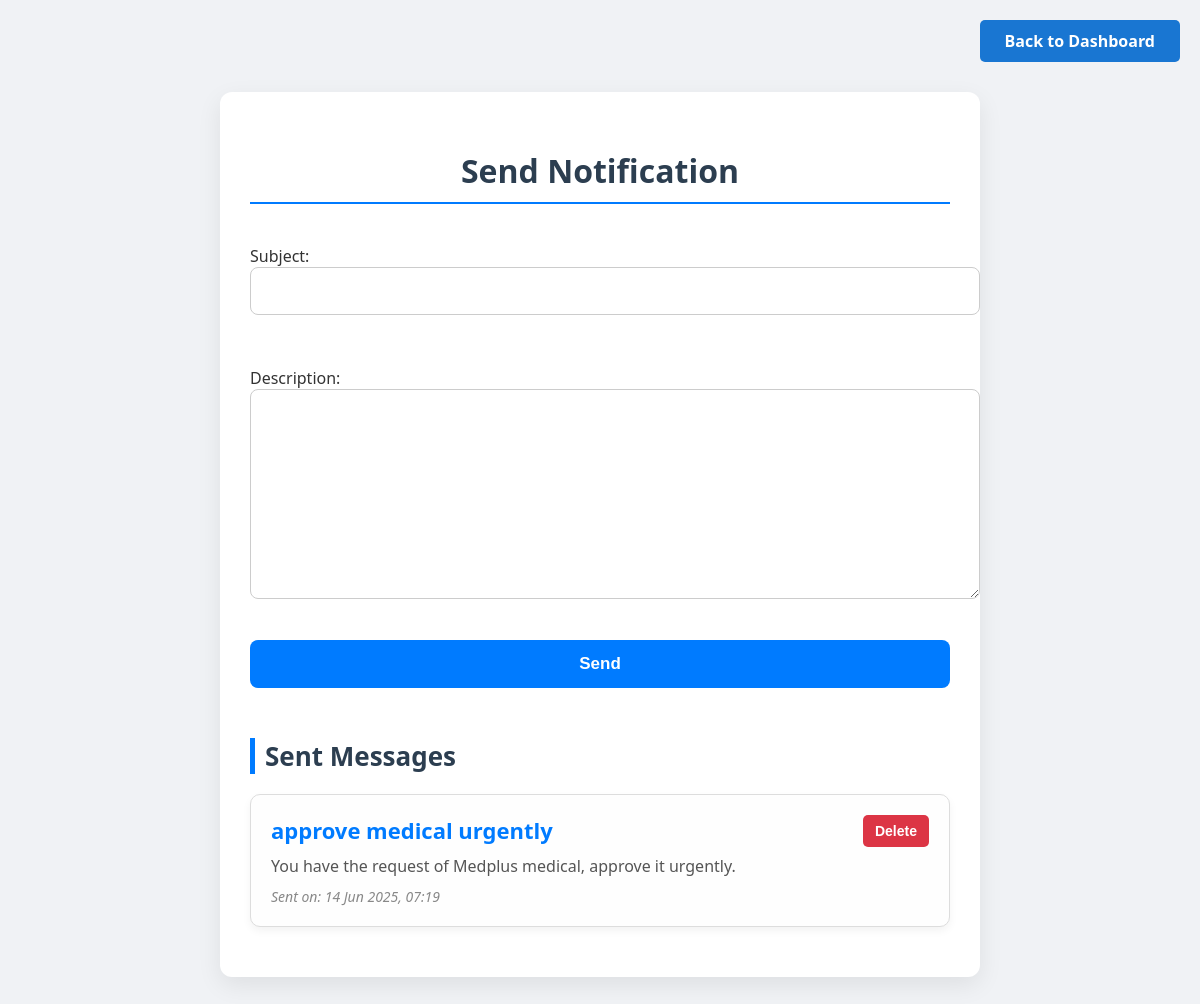
The page /send-messege/ on the database its author committed.
### Medadmin/models.py (models this page shows, shortened)
class Messege(models.Model):
    subject = models.CharField(max_length=255)
    description = models.TextField()
    date = models.DateTimeField(auto_now_add=True)

### Medadmin/views.py (the view)
# urls.py: path('send-messege/', views.send_messege, name='send_messege'),
def send_messege(request):
    if request.method == 'POST':
        if 'delete_id' in request.POST:
            Messege.objects.filter(id=request.POST.get('delete_id')).delete()
            return redirect('send_messege')  # Replace with your URL name
        else:
            form = MessegeForm(request.POST)
            if form.is_valid():
                form.save()
                return redirect('send_messege')  # Replace with your URL name
    else:
        form = MessegeForm()
    all_messages = Messege.objects.all().order_by('-date')
    return render(request, 'Medadmin/send_messege.html', {
        'form': form,
        'all_messages': all_messages
    })

### Medadmin/forms.py
class MessegeForm(forms.ModelForm):
    class Meta:
        model = Messege
        fields = ['subject', 'description']

### Medadmin/templates/Medadmin/send_messege.html (shortened to what this page needs)
<!DOCTYPE html>
<html lang="en">
<head>
</head>
  <div class="back-btn-container">
        <a href="{% url 'admin_dashboard' %}">Back to Dashboard</a>
  </div>
<body>
<div class="form-container">
  <h2>Send Notification</h2>
  <form method="post">
    {{ form.as_p }}
    <button type="submit">Send</button>
  </form>
  {% if all_messages %}
    <div class="message-list">
      <h3>Sent Messages</h3>
      {% for message in all_messages %}
        <div class="message-item">
          <h4>{{ message.subject }}</h4>
          <p>{{ message.description }}</p>
          <small>Sent on: {{ message.date|date:"d M Y, H:i" }}</small>
          <form method="post" class="delete-form">
            <button type="submit">Delete</button>
          </form>
        </div>
      {% endfor %}
    </div>
  {% else %}
    <p style="text-align:center; color: #999; font-style: italic;">No messages have been sent yet.</p>
  {% endif %}
</div>
</body>
</html>

### Medadmin/templates/Medadmin/send_messege.html (style rules this page uses)
.back-btn-container { display: flex; justify-content: flex-end; margin-bottom: 20px; }
.back-btn-container a { padding: 10px 25px; background-color: #1976D2; color: white; text-decoration: none; border-radius: 5px; font-weight: 600; transition: background-color 0.3s ease; }
body { font-family: 'Segoe UI', Tahoma, Geneva, Verdana, sans-serif; background: #f0f2f5; margin: 0; padding: 20px; color: #333; }
.form-container { max-width: 700px; margin: 30px auto; padding: 30px; background: #ffffff; border-radius: 12px; box-shadow: 0 8px 24px rgba(0, 0, 0, 0.08); }
.form-container h2 { text-align: center; color: #2c3e50; margin-bottom: 25px; font-size: 32px; font-weight: 600; border-bottom: 2px solid #007bff; padding-bottom: 10px; }
.form-container form { display: flex; flex-direction: column; gap: 20px; }
.form-container input, .form-container textarea { width: 100%; padding: 14px; border: 1px solid #ccc; border-radius: 8px; font-size: 16px; transition: all 0.3s ease; }
.form-container button { background-color: #007bff; color: white; padding: 14px; border: none; border-radius: 8px; font-size: 17px; font-weight: 600; cursor: pointer; transition: background-color 0.3s ease, transform 0.2s; }
.message-list { margin-top: 50px; }
.message-list h3 { font-size: 26px; color: #2c3e50; margin-bottom: 20px; border-left: 5px solid #007bff; padding-left: 10px; }
.message-item { background: #fefefe; padding: 20px; margin-bottom: 20px; border-radius: 10px; border: 1px solid #ddd; box-shadow: 0 4px 8px rgba(0,0,0,0.05); position: relative; }
.message-item h4 { margin: 0 0 10px; color: #007bff; font-size: 22px; }
.message-item p { margin: 0 0 10px; color: #555; font-size: 16px; }
.message-item small { display: block; color: #888; font-style: italic; font-size: 14px; }
.message-item .delete-form { position: absolute; top: 20px; right: 20px; }
.message-item .delete-form button { background: #dc3545; color: #fff; border: none; padding: 8px 12px; font-size: 14px; font-weight: 600; border-radius: 5px; cursor: pointer; transition: background 0.3s; }

### rows shown on the page
Messege: subject "approve medical urgently", description "You have the request of Medplus medical, approve it urgently.", date "14 Jun 2025, 07:19"
